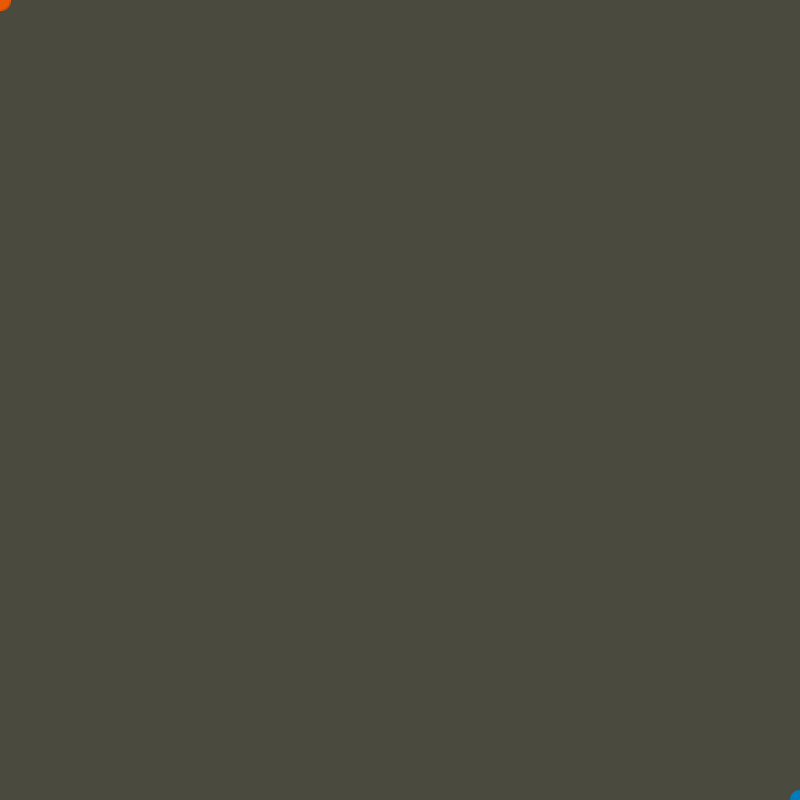
Frame 1 (no input)
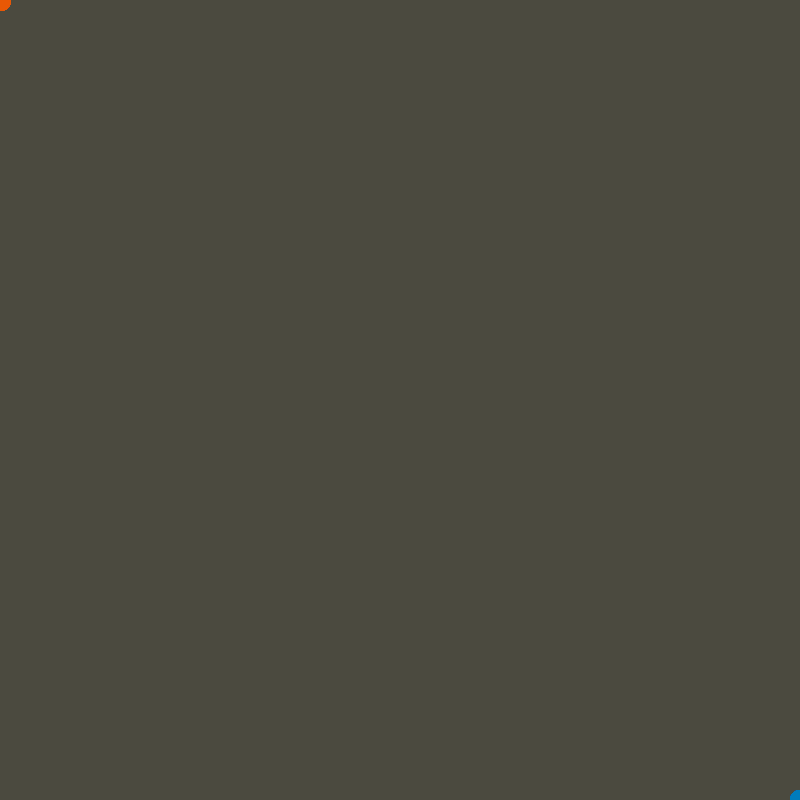
Frame 60 (the mouse pressed at the canvas centre just before this capture)
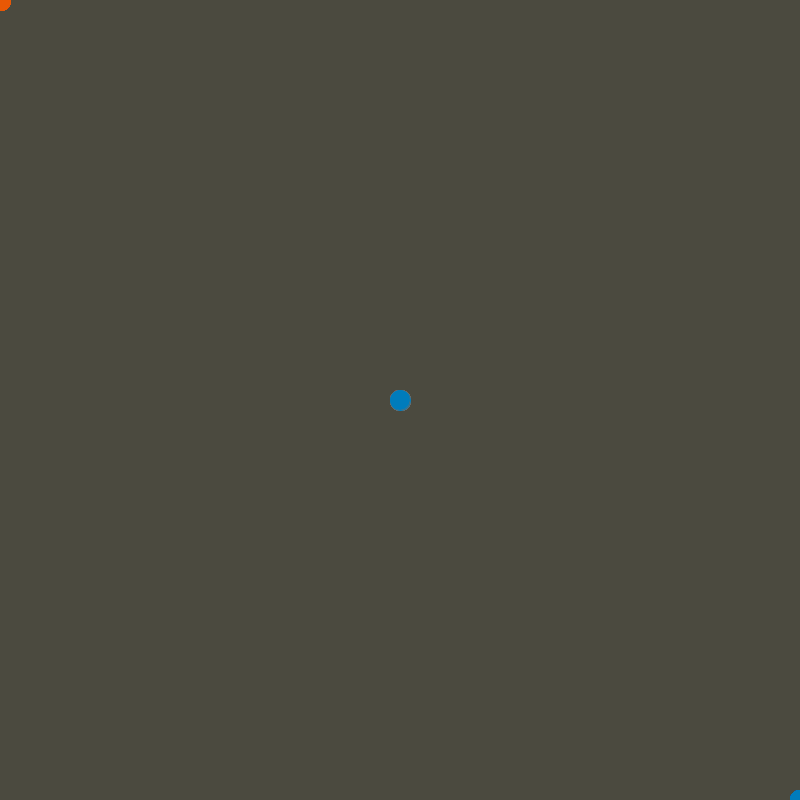
Frame 120 (the mouse held since frame 60 and released just before this capture)

The Processing sketch that drew these frames (run headless with seeded random() and noise(); from frame 60 on, the mouse is pressed at the canvas centre):

// Processing sketch: processing_81107
// ── processing_81107.pde

void setup(){ //Programn runs when any key is being held down.
  size(800,800);//When realesed programn will stop drawing.
  background(#4B4A3F);
  frameRate(100);
}
  void draw(){
    fill(#E85805);
    stroke(#E85805);
    ellipse(mouseX,mouseY,20,20);
    fill(#007CBC);
    stroke(#007CBC);
    ellipse(800-mouseX,800-mouseY,20,20);
  }
void keyPressed(){
  key='j';
  loop();
}
void keyReleased(){
  key='j';
  noLoop();
}
  
